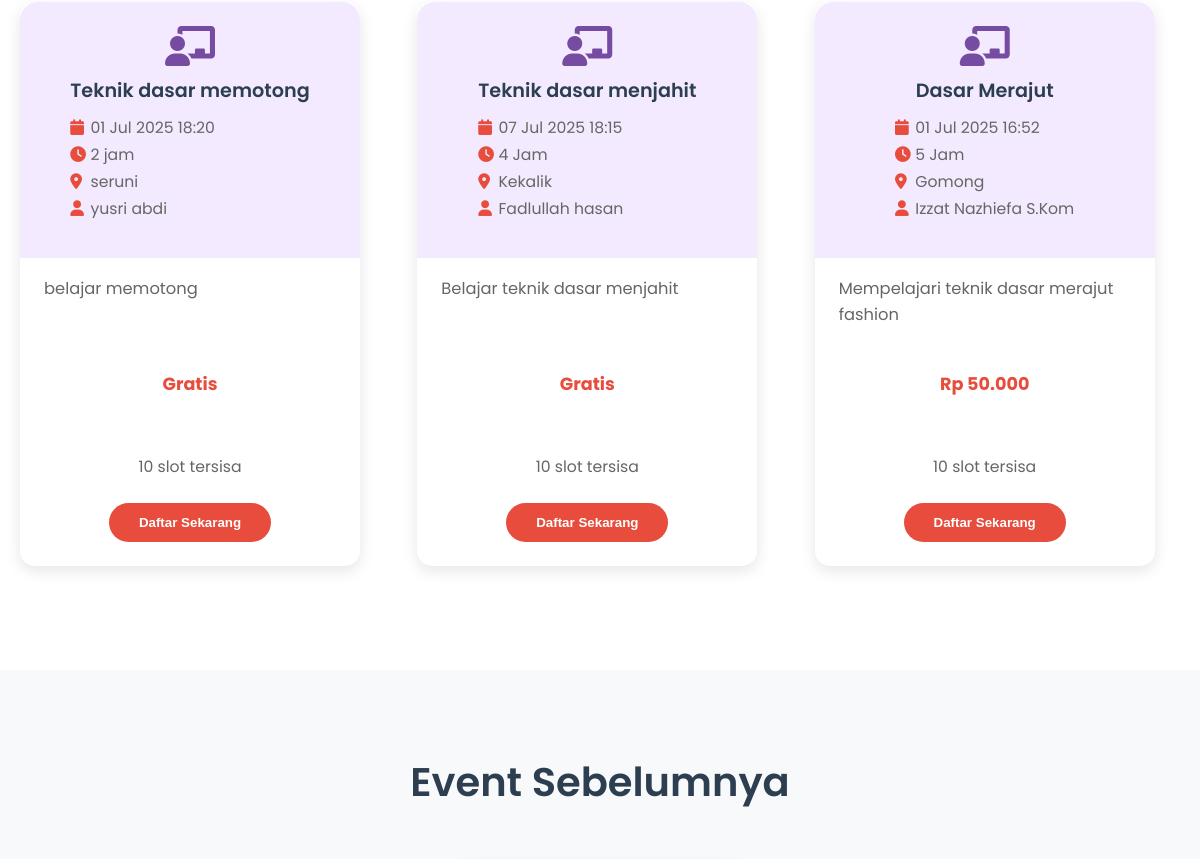
Before: /workshop.php (middle part) with the older database file.
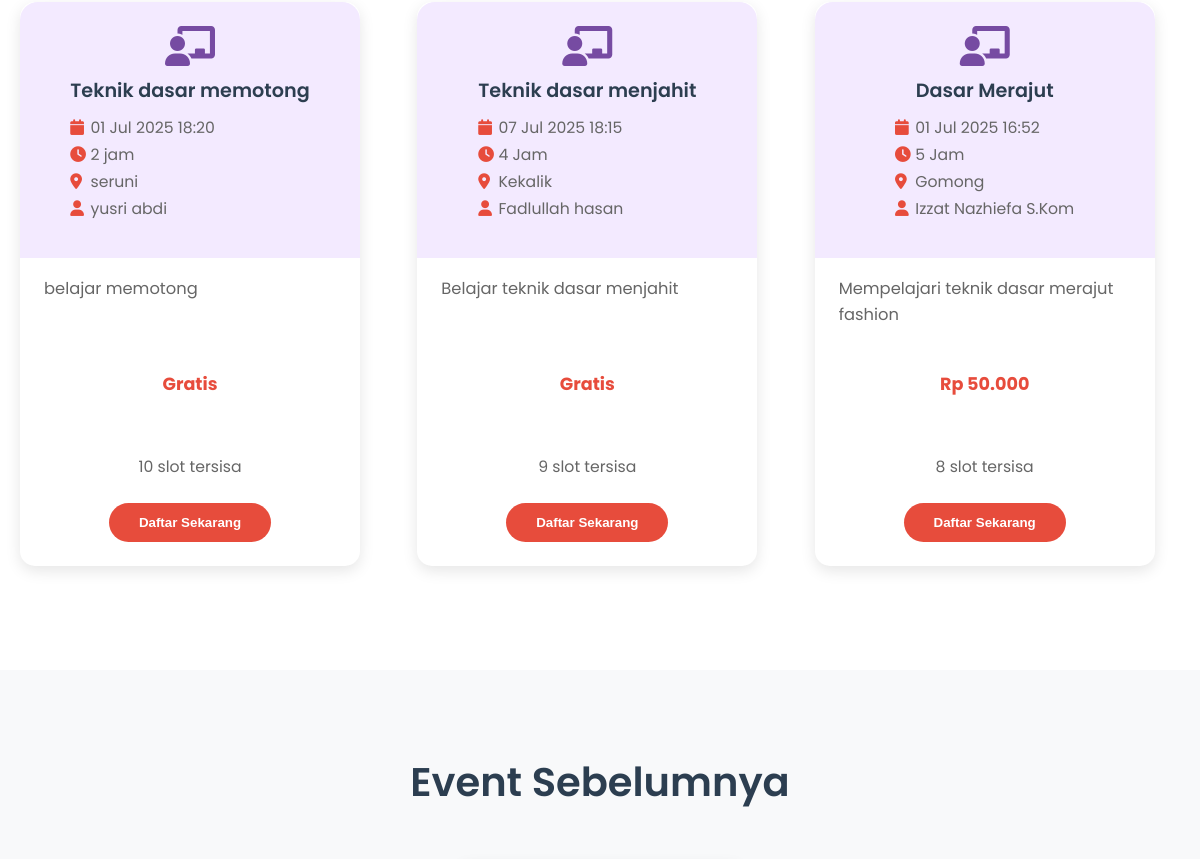
After: the same page with the newer database file.
### tables this page shows
CREATE TABLE `workshops` (
  `id` int(11) NOT NULL,
  `title` varchar(200) NOT NULL,
  `description` text DEFAULT NULL,
  `category_id` int(11) DEFAULT NULL,
  `instructor` varchar(100) DEFAULT NULL,
  `max_participants` int(11) DEFAULT 20,
  `current_participants` int(11) DEFAULT 0,
  `price` decimal(10,2) NOT NULL,
  `duration` varchar(50) DEFAULT NULL,
  `start_date` datetime DEFAULT NULL,
  `end_date` datetime DEFAULT NULL,
  `location` varchar(200) DEFAULT NULL,
  `image` varchar(255) DEFAULT NULL,
  `is_active` tinyint(1) DEFAULT 1,
  `is_past_event` tinyint(1) DEFAULT 0,
  `created_at` timestamp NOT NULL DEFAULT current_timestamp(),
  `updated_at` timestamp NOT NULL DEFAULT current_timestamp() ON UPDATE current_timestamp()
);

### workshop.php (the view, shortened to what this page needs)
<?php
require_once 'config/database.php';
$workshops = [];
$sql = "SELECT * FROM workshops ORDER BY id DESC";
$result = mysqli_query($conn, $sql);
if ($result) {
    while ($row = mysqli_fetch_assoc($result)) {
        $workshops[] = $row;
    }
}
?>
<!DOCTYPE html>
<html lang="id">
<head>
    <link rel="stylesheet" href="assets/css/style.css">
    <link rel="stylesheet" href="https://cdnjs.cloudflare.com/ajax/libs/font-awesome/6.0.0/css/all.min.css">
</head>
<body>
    <section class="upcoming-workshops">
        <div class="container">
            <div class="workshops-grid" id="workshopsGrid">
                <?php foreach ($workshops as $w): ?>
                <div class="workshop-card">
                    <div class="workshop-header">
                        <div class="workshop-icon">
                            <i class="fas fa-chalkboard-teacher"></i>
                        </div>
                        <div class="workshop-meta">
                            <h3><?= htmlspecialchars($w['title']) ?></h3>
                            <div class="meta-list">
                                <span><i class="fas fa-calendar"></i> <?= date('d M Y H:i', strtotime($w['start_date'])) ?></span>
                                <span><i class="fas fa-clock"></i> <?= htmlspecialchars($w['duration']) ?></span>
                                <span><i class="fas fa-map-marker-alt"></i> <?= htmlspecialchars($w['location']) ?></span>
                                <span><i class="fas fa-user"></i> <?= htmlspecialchars($w['instructor']) ?></span>
                            </div>
                        </div>
                    </div>
                    <div class="workshop-description">
                        <?= htmlspecialchars($w['description']) ?>
                    </div>
                    <div class="workshop-footer">
                        <span class="price">
                            <?= $w['price'] == 0 ? 'Gratis' : 'Rp ' . number_format($w['price'],0,',','.') ?>
                        </span>
                        <span class="slots <?= ($w['max_participants']-$w['current_participants']<=0)?'full':(($w['max_participants']-$w['current_participants']<=3)?'almost-full':'') ?>">
                            <?= ($w['max_participants']-$w['current_participants']<=0)?'Penuh':($w['max_participants']-$w['current_participants']).' slot tersisa' ?>
                        </span>
                        <button class="btn btn-primary" onclick="registerWorkshop(<?= $w['id'] ?>)" <?= ($w['max_participants']-$w['current_participants']<=0)?'disabled':'' ?>>
                            <?= ($w['max_participants']-$w['current_participants']<=0)?'Workshop Penuh':'Daftar Sekarang' ?>
                        </button>
                    </div>
                </div>
                <?php endforeach; ?>
            </div>
        </div>
    </section>
    <section class="past-events">
        <div class="container">
            <h2 class="section-title">Event Sebelumnya</h2>
        </div>
    </section>
</body>
</html>

Changed rows visible on the page:
changed workshops "Teknik dasar menjahit": $w['max_participants']-$w['current_participants'] "10" → "9"
changed workshops "Dasar Merajut": $w['max_participants']-$w['current_participants'] "10" → "8"
